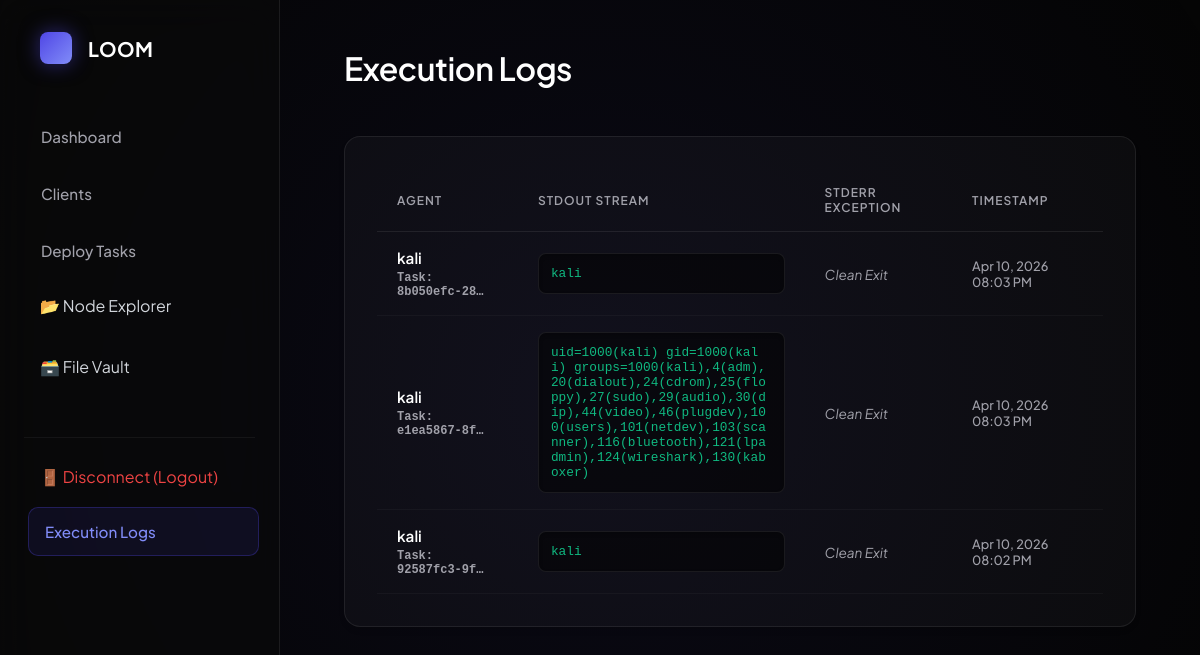
Page /logs/ (signed in) on the committed database.
### logs/models.py (models this page shows, shortened)
class Log(models.Model):
    id = models.UUIDField(primary_key=True, default=uuid.uuid4, editable=False)
    task = models.OneToOneField(Task, on_delete=models.CASCADE, related_name='log')
    output = models.TextField(blank=True, null=True)
    error = models.TextField(blank=True, null=True)
    executed_at = models.DateTimeField(auto_now_add=True)

### tasks/models.py (models this page shows, shortened)
class Task(models.Model):
    STATUS_CHOICES = (
        ('pending', 'Pending'),
        ('assigned', 'Assigned'),
        ('completed', 'Completed'),
    )
    id = models.UUIDField(primary_key=True, default=uuid.uuid4, editable=False)
    batch = models.ForeignKey(JobBatch, on_delete=models.CASCADE, related_name='tasks', null=True, blank=True)
    command = models.TextField()
    target_client = models.ForeignKey(Client, on_delete=models.CASCADE, related_name='tasks')
    status = models.CharField(max_length=50, choices=STATUS_CHOICES, default='pending')
    created_at = models.DateTimeField(auto_now_add=True)

### clients/models.py (models this page shows, shortened)
class Client(models.Model):
    id = models.UUIDField(primary_key=True, default=uuid.uuid4, editable=False)
    name = models.CharField(max_length=255)
    alias = models.CharField(max_length=255, blank=True, null=True)
    ip_address = models.GenericIPAddressField(null=True, blank=True)
    mac_address = models.CharField(max_length=100, blank=True, null=True)
    os_version = models.CharField(max_length=255, blank=True, null=True)
    cpu = models.CharField(max_length=255, blank=True, null=True)
    ram = models.CharField(max_length=255, blank=True, null=True)
    disk = models.CharField(max_length=255, blank=True, null=True)
    tags = models.CharField(max_length=255, blank=True, null=True)
    token = models.CharField(max_length=255, unique=True)
    status = models.CharField(max_length=50, default='offline')
    last_seen = models.DateTimeField(auto_now_add=True)

### core/views.py (the view)
# urls.py: path('logs/', views.logs_page, name='logs_page'),
@login_required
def logs_page(request):
    logs = Log.objects.all().order_by('-executed_at')
    return render(request, 'core/logs.html', {'logs': logs})

### core/templates/core/logs.html
{% extends 'core/base.html' %}
{% block content %}
<header>
    <h1>Execution Logs</h1>
</header>
<div class="glass-card" style="animation-delay: 0.1s">
    <table>
        <thead>
            <tr>
                <th>Agent</th>
                <th>Stdout Stream</th>
                <th>Stderr Exception</th>
                <th>Timestamp</th>
            </tr>
        </thead>
        <tbody>
            {% for log in logs %}
            <tr>
                <td style="font-weight: 600; font-size: 0.95rem;">
                    {{ log.task.target_client.name }}
                    <div style="font-family: ui-monospace, monospace; font-size: 0.75rem; color: var(--text-muted); margin-top: 0.25rem;">Task: {{ log.task.id|truncatechars:12 }}</div>
                </td>
                <td>
                    <pre style="max-width: 400px; white-space: pre-wrap; word-break: break-all; background: rgba(0,0,0,0.5); padding: 0.75rem; border-radius: 8px; font-size: 0.8rem; color: var(--success); margin: 0; box-shadow: inset 0 2px 4px rgba(0,0,0,0.2);">{{ log.output|default:"(No execution output registered)" }}</pre>
                </td>
                <td>
                    {% if log.error %}
                    <pre style="max-width: 250px; white-space: pre-wrap; word-break: break-all; background: rgba(244,63,94,0.1); border: 1px solid rgba(244,63,94,0.2); color: var(--danger); padding: 0.75rem; border-radius: 8px; font-size: 0.8rem; margin: 0;">{{ log.error }}</pre>
                    {% else %}
                    <span style="color: var(--text-muted); font-style: italic; font-size: 0.85rem;">Clean Exit</span>
                    {% endif %}
                </td>
                <td style="color: var(--text-muted); font-size: 0.8rem; font-weight: 500;">{{ log.executed_at|date:"M d, Y h:i A" }}</td>
            </tr>
            {% empty %}
            <tr><td colspan="4" style="text-align: center; color: var(--text-muted); padding: 3rem;">No telemetry data recorded in the persistent log index.</td></tr>
            {% endfor %}
        </tbody>
    </table>
</div>
{% endblock %}

### core/templates/core/base.html (style rules this page uses)
:root { --bg-color: #050505; --bg-surface: #0a0a0a; --bg-card: rgba(255, 255, 255, 0.03); --border-color: rgba(255, 255, 255, 0.08); --primary: #4f46e5; --primary-glow: rgba(79, 70, 229, 0.5); --text-main: #ffffff; --text-muted: #a1a1aa; --success: #10b981; --danger: #f43f5e; --warning: #f59e0b; }
* { box-sizing: border-box; margin: 0; padding: 0; font-family: 'Plus Jakarta Sans', sans-serif; }
body { background-color: var(--bg-color); color: var(--text-main); min-height: 100vh; display: flex; overflow-x: hidden; }
body::before { content: ''; position: fixed; top: -50%; left: -50%; width: 200%; height: 200%; background: radial-gradient(circle at 50% 50%, rgba(79, 70, 229, 0.08) 0%, rgba(0,0,0,0) 50%); z-index: -1; pointer-events: none; }
header { margin-bottom: 3rem; animation: slideDown 0.6s ease-out; }
h1 { font-size: 2rem; font-weight: 600; letter-spacing: -0.5px; color: var(--text-main); display: inline-block; }
.glass-card { background: var(--bg-card); border: 1px solid var(--border-color); border-radius: 16px; padding: 2rem; backdrop-filter: blur(10px); -webkit-backdrop-filter: blur(10px); transition: all 0.3s ease; box-shadow: 0 4px 6px -1px rgba(0, 0, 0, 0.1), 0 2px 4px -1px rgba(0, 0, 0, 0.06); animation: fadeIn 0.8s ease-out forwards; opacity: 0; }
table { width: 100%; border-collapse: separate; border-spacing: 0; }
th { color: var(--text-muted); font-size: 0.75rem; font-weight: 600; text-transform: uppercase; letter-spacing: 1px; padding: 1rem 1.25rem; border-bottom: 1px solid var(--border-color); text-align: left; }
td { padding: 1rem 1.25rem; font-size: 0.9rem; color: var(--text-main); border-bottom: 1px solid rgba(255,255,255,0.03); vertical-align: middle; }
tbody tr { transition: background 0.2s ease; }
pre { background: rgba(0,0,0,0.4); border: 1px solid var(--border-color); padding: 1rem; border-radius: 8px; overflow-x: auto; font-family: ui-monospace, SFMono-Regular, Menlo, Monaco, Consolas, monospace; font-size: 0.85rem; margin: 0; }

### rows in the picture
Log: task.target_client.name "kali", task.id "8b050efc-28…", output "kali", error "Clean Exit", executed_at "Apr 10, 2026 08:03 PM"
Log: task.target_client.name "kali", task.id "e1ea5867-8f…", output "uid=1000(kali) gid=1000(kali) groups=1000(kali),4(adm),20(dialout),24(cdrom),25(floppy),27(sudo),29(audio),30(dip),44(video),46(plugdev),100(users),101(netdev),103(scanner),116(bluetooth),121(lpadmin),124(wireshark),130(kaboxer)", error "Clean Exit", executed_at "Apr 10, 2026 08:03 PM"
Log: task.target_client.name "kali", task.id "92587fc3-9f…", output "kali", error "Clean Exit", executed_at "Apr 10, 2026 08:02 PM"
